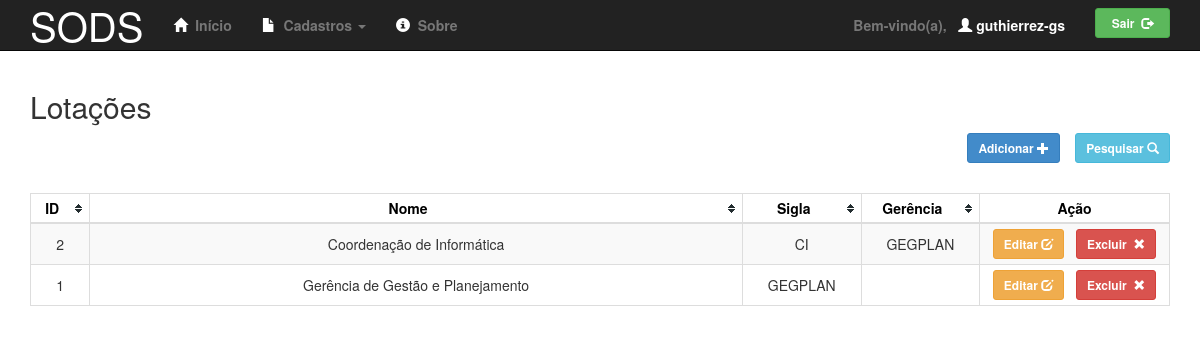
The app's page /admin/lotacoes/index.php (signed in) with its own data.
### tables this page shows
create table lotacao (
    id int not null primary key auto_increment,
    nome varchar(67) not null unique,
    sigla varchar(10) not null unique,
    gerencia_id int
);

### app/lib/db.php (called while the page is built, shortened)
<?php
    function get_db_connection($host='10.243.1.14', $user='sods', $password='dev123') {
        $conexao = null;
        if (isset($host) && isset($user) && isset($password)) {
            $conexao = mysql_connect($host, $user, $password, true);
        }
        return $conexao;
    }
?>

### app/dao/LotacaoDAO.php (called while the page is built, shortened)
<?php
    @require_once $_SERVER['DOCUMENT_ROOT'] . '/sods/app/lib/db.php';
    class LotacaoDAO implements DAO {
        private $connection;
        public function __construct() {
            $this->connection = get_db_connection();
        }
        public function get($field, $value) {
            if (isset($field) && isset($value)) {
                if (gettype($value) == 'string') {
                    $value = "'$value'";
                }
                $query = "select * from lotacao where $field = $value";
                $result = mysql_query($query, $this->connection);
                return mysql_fetch_object($result);
            }
        }
        public function count($criteria=null) {
            $query = "select * from lotacao";
            $result = mysql_query($query, $this->connection);
            $rows = mysql_num_rows($result);
            return $rows;
        }
        public function paginate($rows=10, $start=0, $criteria=null) {
            $all = array();
            $where = empty($criteria) ? "" : "where $criteria";
            $query = "select * from lotacao $where order by id desc limit $rows offset $start";
            $result = mysql_query($query, $this->connection);
            while ($row = mysql_fetch_array($result)) {
                $row['gerencia'] = $this->get('id', $row['gerencia_id']);
                array_push($all, $row);
            }
            return $all;
        }
    }
?>

### admin/lotacoes/index.php (the view, shortened to what this page needs)
<?php
    @include $_SERVER['DOCUMENT_ROOT'] . '/sods/app/controllers/LotacoesController.php';
    $controller = new LotacoesController();
?>
<?php
        @include $_SERVER['DOCUMENT_ROOT'] . '/sods/includes/topo.php';
?>
        <div class="container">
            <h2>Lotações</h2>
            <div class="row">
                <div class="col-md-12">
                    <div class="col-md-11">
                        <button
                            id="btn-add"
                            class="btn btn-primary btn-sm pull-right"
                            data-toggle="modal"
                            data-target="#modal-add"
                            onclick="add()">
                            <b>Adicionar</b>
                            <span class="glyphicon glyphicon-plus"></span>
                        </button>
                    </div>
                    <button
                        id="btn-search"
                        class="btn btn-info btn-sm pull-right"
                        data-toggle="modal"
                        data-target="#modal-search"
                        onclick="search()">
                        <b>Pesquisar</b>
                        <span class="glyphicon glyphicon-search"></span>
                    </button>
                </div>
            </div>
            <div class="row">
                <div class="col-md-12">&nbsp;</div>
            </div>
            <div id="grid" class="table-responsive">
<?php
                    echo $controller->getGrid(1);
?>
            </div>
        </div>
<?php
    @include $_SERVER['DOCUMENT_ROOT'] . '/sods/includes/rodape.php';
?>

### app/controllers/LotacoesController.php (shortened to what this page needs)
<?php
    @require_once $_SERVER['DOCUMENT_ROOT'] . '/sods/app/dao/LotacaoDAO.php';
    class LotacoesController extends Controller {
        public function __construct() {
            $this->dao = new LotacaoDAO();
            $this->paginator->totalrecords = $this->dao->count();
        }
        public function getPage($page_number=1, $rows=10, $criteria=null) {
            return $this->dao->paginate($rows, $page_number * $rows - $rows, $criteria);
        }
        public function getGrid($page_number=1, $filter=null, $value=null) {
            $criteria = null;
            $lotacoes = $this->getPage($page_number, 10, $criteria);
            $total_records = empty($criteria) ? $this->dao->count() : $this->dao->count($criteria);
            $this->paginator->totalrecords = $total_records;
            if ($total_records > 0) {
                $html = "<table id=\"tablesorter\"\n";
                $html .= "    class=\"table table-striped table-bordered table-condensed tablesorter\">\n";
                $html .= "    <thead>\n";
                $html .= "        <tr>\n";
                $html .= "            <th width=\"5%\">ID</th>\n";
                $html .= "            <th width=\"55%\">Nome</th>\n";
                $html .= "            <th width=\"10%\">Sigla</th>\n";
                $html .= "            <th width=\"10%\">Gerência</th>\n";
                $html .= "            <th class=\"nonSortable\">Ação</th>\n";
                $html .= "        </tr>\n";
                $html .= "    </thead>\n";
                $html .= "    <tbody>\n";
                foreach ($lotacoes as $lotacao) {
                    $html .= "        <tr>\n";
                    $html .= "            <td>{$lotacao['id']}</td>\n";
                    $html .= "            <td>{$lotacao['nome']}</td>\n";
                    $html .= "            <td>{$lotacao['sigla']}</td>\n";
                    if (isset($lotacao['gerencia'])) {
                        $tooltip =  "<span data-toggle=\"tooltip\" data-placement=\"bottom\"\n" .
                            "title=\"{$lotacao['gerencia']->nome}\">{$lotacao['gerencia']->sigla}</span>";
                        $html .= "        <td>$tooltip</td>\n";
                    } else {
                        $html .= "        <td></td>\n";
                    }
                    $html .= "            <td colspan=\"2\" style=\"width: 16%;\">\n";
                    $html .= "                <button\n";
                    $html .= "                    class=\"btn btn-warning btn-sm\"\n";
                    $html .= "                    data-toggle=\"modal\"\n";
                    $html .= "                    data-target=\"#modal-edit\"\n";
                    $html .= "                    onclick='edit(" . json_encode($lotacao) . ", $page_number)'>\n";
                    $html .= "                    <strong>\n";
                    $html .= "                        Editar&nbsp;<span class=\"glyphicon glyphicon-edit\"></span>\n";
                    $html .= "                    </strong>\n";
                    $html .= "                </button>&nbsp;&nbsp;\n";
                    $html .= "                <button\n";
                    $html .= "                    class=\"delete-type btn btn-danger btn-sm\"\n";
                    $html .= "                    data-toggle=\"modal\"\n";
                    $html .= "                    data-target=\"#modal-del\"\n";
                    $html .= "                    onclick='del(" . json_encode($lotacao) . ", $page_number,\n";
                    $html .= "                        $total_records)'>\n";
                    $html .= "                    <strong>\n";
                    $html .= "                        Excluir&nbsp;\n";
                    $html .= "                        <span class=\"glyphicon glyphicon-remove\"></span>\n";
                    $html .= "                    </strong>\n";
                    $html .= "                </button>\n";
                    $html .= "            </td>\n";
                    $html .= "        </tr>\n";
                }
                $html .= "    </tbody>\n";
                $html .= "</table>\n";
            } else {
                $html = "<div class=\"alert alert-danger\" role=\"alert\">\n";
                $html .= "    <center><b>Nenhum registro encontrado.</b></center>\n";
                $html .= "</div>\n";
            }
            return $html;
        }
    }
?>

### static/css/sods.css (style rules this page uses)
body { min-height: auto; padding-top: 70px; }
.table { margin: auto 0; }
.table th { text-align: center; font-size: 14px; }
.table td { text-align: center; font-size: 14px; }
#tablesorter th { text-align: center; vertical-align: middle; font-size: 14px; }
#tablesorter td { text-align: center; vertical-align: middle; font-size: 14px; word-wrap: break-word; word-break: break-all; }

### static/css/theme.default.css (style rules this page uses)
.tablesorter-default { width: 100%; color: #333; background-color: #fff; border-spacing: 0; margin: 10px 0 15px; text-align: left; }
.tablesorter-default th, .tablesorter-default thead td { color: #000; background-color: #fff; border-collapse: collapse; border-bottom: #ccc 2px solid; padding: 0; }
.tablesorter-default .header, .tablesorter-default .tablesorter-header { background-position: center right; background-repeat: no-repeat; cursor: pointer; white-space: normal; padding: 4px 20px 4px 4px; }
.tablesorter-default thead .sorter-false { background-image: none; cursor: default; padding: 4px; }
.tablesorter-default td { background-color: #fff; border-bottom: #ccc 1px solid; padding: 4px; vertical-align: top; }

### records on screen
lotacao: id "2", nome "Coordenação de Informática", sigla "CI", gerencia.sigla "GEGPLAN", value "Excluir"
lotacao: id "1", nome "Gerência de Gestão e Planejamento", sigla "GEGPLAN", value "Excluir"

### other values on screen
$_SESSION['usuario']['login'] "guthierrez-gs"
